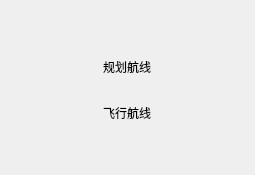
<?xml version="1.0" encoding="UTF-8"?>
<ui version="4.0">
 <class>LY_UAVFlyLineMark</class>
 <widget class="QWidget" name="LY_UAVFlyLineMark">
  <property name="geometry">
   <rect>
    <x>0</x>
    <y>0</y>
    <width>255</width>
    <height>175</height>
   </rect>
  </property>
  <property name="windowTitle">
   <string>Form</string>
  </property>
  <layout class="QHBoxLayout" name="horizontalLayout_2">
   <item>
    <widget class="QWidget" name="widget_2" native="true">
     <layout class="QHBoxLayout" name="horizontalLayout">
      <property name="spacing">
       <number>0</number>
      </property>
      <property name="leftMargin">
       <number>0</number>
      </property>
      <property name="topMargin">
       <number>0</number>
      </property>
      <property name="rightMargin">
       <number>0</number>
      </property>
      <property name="bottomMargin">
       <number>0</number>
      </property>
      <item>
       <widget class="QWidget" name="widget" native="true">
        <property name="maximumSize">
         <size>
          <width>100</width>
          <height>76</height>
         </size>
        </property>
        <layout class="QVBoxLayout" name="verticalLayout">
         <property name="spacing">
          <number>20</number>
         </property>
         <property name="leftMargin">
          <number>0</number>
         </property>
         <property name="topMargin">
          <number>5</number>
         </property>
         <property name="rightMargin">
          <number>0</number>
         </property>
         <property name="bottomMargin">
          <number>0</number>
         </property>
         <item>
          <widget class="QLabel" name="label">
           <property name="text">
            <string>规划航线</string>
           </property>
           <property name="alignment">
            <set>Qt::AlignCenter</set>
           </property>
          </widget>
         </item>
         <item>
          <widget class="QLabel" name="label_2">
           <property name="text">
            <string>飞行航线</string>
           </property>
           <property name="alignment">
            <set>Qt::AlignCenter</set>
           </property>
          </widget>
         </item>
        </layout>
       </widget>
      </item>
     </layout>
    </widget>
   </item>
  </layout>
 </widget>
 <resources/>
 <connections/>
</ui>
